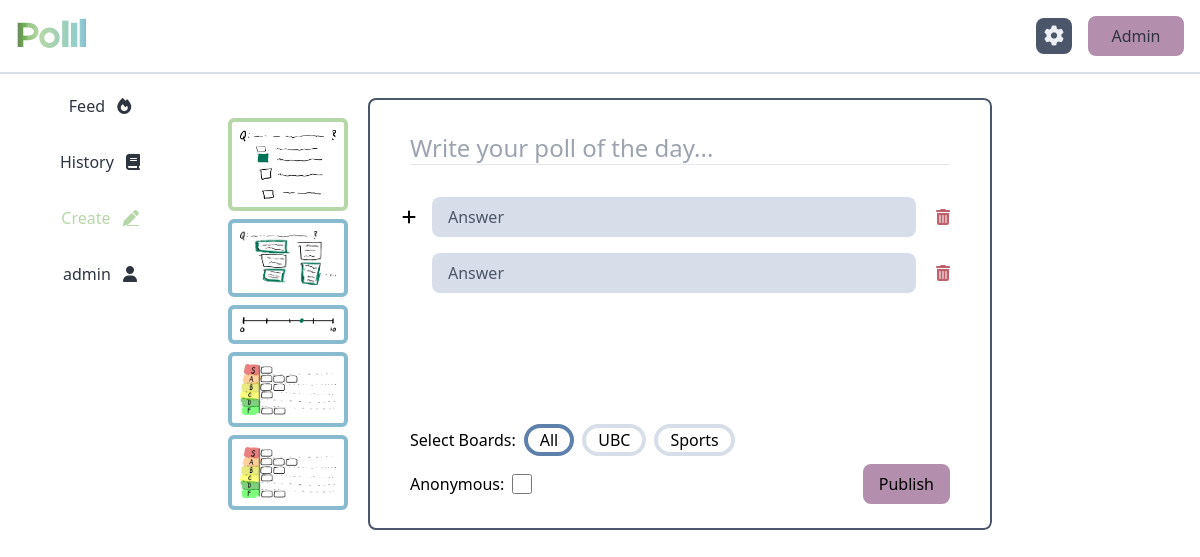
The app's page /create (signed in), older data.
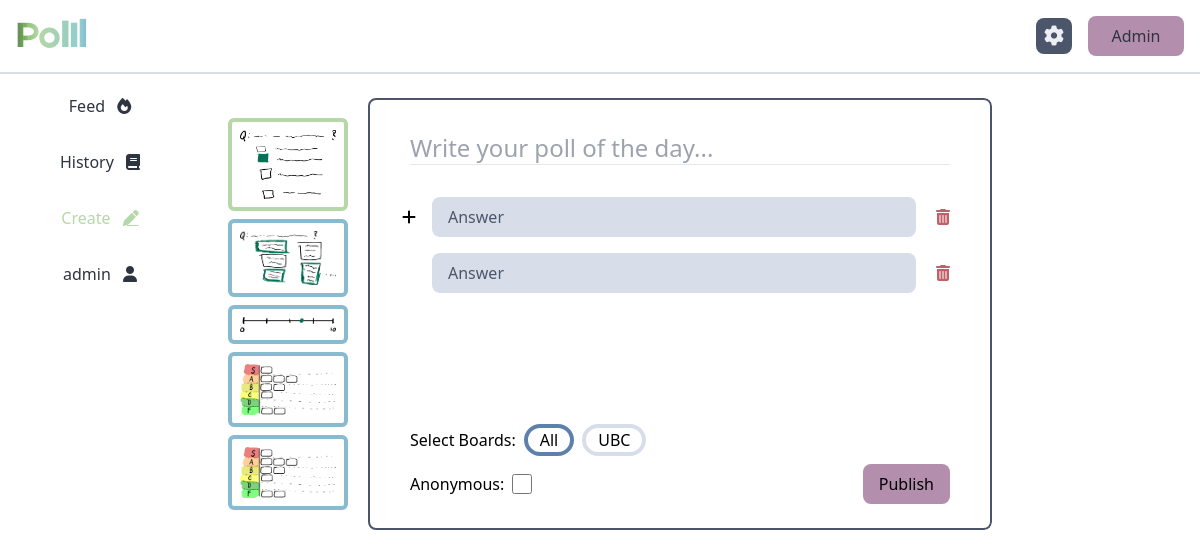
The same page, newer data.
### tables this page shows
CREATE TABLE user (
	id INTEGER PRIMARY KEY, 
	username TEXT NOT NULL, 
	email TEXT UNIQUE NOT NULL, 
	account_created DATETIME NOT NULL, 
	last_online DATETIME NOT NULL, 
  last_poll_created DATETIME,
  next_poll_allowed DATETIME
);

CREATE TABLE board (
  id INTEGER PRIMARY KEY,
  name TEXT NOT NULL
);

### polll/home.py (the view)
@home.route("/create")
@requires_auth
def create():
    db = get_db()
    cur = db.cursor()
    query = """
    SELECT *
    FROM user
    WHERE email=?
    """
    user = cur.execute(query, (session["user"]["email"],)).fetchone()
    cooldown = on_cooldown(user)
    query = "SELECT * FROM board"
    boards = [dict(b) for b in cur.execute(query).fetchall()]
    session["admin"] = False
    session["tab"] = "create"
    session["on_cooldown"] = cooldown
    return render_template("home/create.html", session=session, boards=boards)

### polll/auth.py (called while the page is built)
def requires_auth(f):
    @wraps(f)
    def decorated(*args, **kwargs):
        if not session["user"]:
            return redirect(url_for('home.index'))
        return f(*args, **kwargs)
    return decorated

### polll/db.py (called while the page is built)
def get_db():
    if "db" not in g:
        g.db = sqlite3.connect(
            current_app.config["DATABASE"],
            detect_types=sqlite3.PARSE_DECLTYPES
        )
        g.db.row_factory = sqlite3.Row
    return g.db

### polll/models.py (called while the page is built)
def on_cooldown(user_dict):
    next_poll_allowed = user_dict["next_poll_allowed"]
    if next_poll_allowed:
        next_poll_time = datetime.strptime(
            next_poll_allowed,
            '%Y-%m-%d %H:%M:%S'
        )
        return datetime.utcnow() < next_poll_time
    return False

### polll/templates/home/create.html
{% extends "home/home.html" %}
{% block home_content %}
  <div class="rounded-lg overflow-hidden" id="create-card">
    {% include "home/create-card.html" %}
  </div>
{% endblock %}

### polll/templates/home/home.html (shortened to what this page needs)
{% extends "base.html" %}
{% block body %}
<main id="main">
  <div class="w-screen h-screen flex flex-col dark:text-nord-4 dark:bg-gradient-to-t dark:from-grad-start dark:to-grad-end">
    {% include "navbar.html" %}
    <div class="flex overflow-hidden flex-row grow md:pt-4">
      <div class="hidden p-2 md:flex md:justify-center md:w-2/12 select-none">
          <div class="flex flex-col overflow-hidden h-full">
            {{ macs.buttons() }}
          </div>
      </div>
      <div id="home-content" class="w-full overflow-auto md:w-8/12 p-2 no-scrollbar">
        {% block home_content %}{% endblock %}
      </div>
      <div class="hidden md:flex md:flex-col md:items-center md:w-2/12 px-6">
      </div>
    </div>
  </div>
</main>
{% endblock %}

### polll/templates/base.html (shortened to what this page needs)
<!doctype html>
<head>
  <link href="{{ url_for('static', filename='output.css') }}" rel="stylesheet" />
  <link href="https://cdn.jsdelivr.net/npm/apexcharts@4.3.0/dist/apexcharts.min.css" rel="stylesheet">
  {% import 'macros.jinja' as macs %}
</head>
<html class="overflow-hidden overscroll-none">
  <body hx-boost="true" onload="add_notification_listener()">
    {% block body %}
    {% endblock %}
  </body>
</html>

### polll/templates/macros.jinja (shortened to what this page needs)
{% macro buttons(showIcons=true, feed="visible", history="visible", create="visible", myPolls="visible") %}
<a class="{{feed}} text-nord-0 dark:text-polll-blue h-10 flex justify-center items-center pt-2 pb-6 md:pb-12 font-light" href="{{ url_for('home.feed') }}">
    <span class="{% if session.tab == 'feed' %} text-polll-green {% endif %}">
        {% if showIcons %} Feed {% endif %}
        <i class="ml-2 text-xl md:text-base fa-solid fa-fire"></i>
    </span>
</a>
<a class="{{history}} text-nord-0 dark:text-polll-blue h-10 flex justify-center items-center pt-2 pb-6 md:pb-12 font-light" href="{{ url_for('home.history') }}">
    <span class="{% if session.tab == 'history' %} text-polll-green {% endif %}">
        {% if showIcons %} History {% endif %}
        <i class="ml-2 text-xl md:text-base fa-solid fa-book"></i>
    </span>
</a>
<a class="{{create}} text-nord-0 dark:text-polll-blue h-10 flex justify-center items-center pt-2 pb-6 md:pb-12 font-light" href="{{ url_for('home.create') }}">
    <span class="{% if session.tab == 'create' %} text-polll-green {% endif %}">
        {% if showIcons %} Create {% endif %}
        <i class="ml-2 text-xl md:text-base fa-solid fa-pen underline"></i>
    </span>
</a>
<a class="{{myPolls}} text-nord-0 dark:text-polll-blue h-10 flex justify-center items-center pt-2 pb-6 md:pb-12 font-light" href="{{ url_for('home.mypolls') }}">
    <span class="{% if session.tab == 'mypolls' %} text-polll-green {% endif %}">
        {% if showIcons %} {{session.user.username}} {% endif %}
        <i class="ml-2 text-xl md:text-base fa-solid fa-user"></i>
    </span>
</a>
{% endmacro %}

### polll/templates/navbar.html
<div class="w-100% flex space-x-4 items-center border-b-2 border-nord-4 dark:border-nord-3 dark:bg-neutral-900 p-4 select-none">
  <a href="/">
    <img
      id="logo-icon-home"
      class="h-9"
      src="{{ url_for('static', filename='assets/logo-name-dark.svg') }}"
    />
  </a>
  {% if not session.admin %}
    <button class="!ml-auto bg-nord-3 text-nord-6 dark:bg-nord-4 dark:text-nord-0 rounded-lg w-9 h-9 flex justify-center items-center" onclick="open_settings()">
      <i id="settings-icon" class="fas fa-gear text-xl cursor-pointer"></i>
    </button>
  {% endif %}
  {% if session.user.email == "admin@polll.org" %}
    {% if session.admin %}
      <a class="!ml-auto bg-nord-15 text-nord-0 rounded-lg w-24 h-10 flex justify-center items-center" href="{{ url_for('home.feed') }}">
        Home
      </a>
    {% else %}
      <a class="bg-nord-15 text-nord-0 rounded-lg w-24 h-10 flex justify-center items-center" href="{{ url_for('admin.users') }}">
        Admin
      </a>
    {% endif %}
  {% endif %}
</div>

### polll/templates/home/create-card.html (shortened to what this page needs)
{% if not session.on_cooldown %}
<div class="flex flex-row select-none">
  <div class="flex flex-col px-4 py-4">
    <label class="p-2 rounded-md dark:bg-nord-4 border-4 border-polll-blue m-1 has-[:checked]:border-polll-green" title="Choose One">
      <img class="w-24" src="../../static/assets/choose-one.png"/>
    </label>
    <label class="p-2 rounded-md dark:bg-nord-4 border-4 border-polll-blue m-1 has-[:checked]:border-polll-green" title="Choose Many">
      <img class="w-24" src="../../static/assets/choose-many.png"/>
    </label>
    <label class="p-2 rounded-md dark:bg-nord-4 border-4 border-polll-blue m-1 has-[:checked]:border-polll-green" title="Scale">
      <img class="w-24" src="../../static/assets/scale.png"/>
    </label>
    <label class="p-2 rounded-md dark:bg-nord-4 border-4 border-polll-blue m-1 has-[:checked]:border-polll-green" title="Ranking">
      <img class="w-24" src="../../static/assets/tier-list.png"/>
    </label>
    <label class="p-2 rounded-md dark:bg-nord-4 border-4 border-polll-blue m-1 has-[:checked]:border-polll-green" title="Tier List">
      <img class="w-24" src="../../static/assets/tier-list.png"/>
    </label>
  </div>
  <div class="flex flex-col grow border-2 border-nord-3 rounded-lg">
    <div class="px-10 pt-8  text-2xl">
      <input class="poll-create text-2xl bg-transparent dark:text-white w-11/12 focus:outline-none font-light"
        autocomplete="off"
        name="poll_question"
        placeholder="Write your poll of the day..."
      />
      <hr>
    </div>
    <div class="grow p-8">
      <div id="multiple-ans" class="flex flex-col justify-center">
        <div id="ans-types" class="unhidden">
          <div id="answer-editor" class="flex flex-row">
            <button id="answer-add"
              class="h-10 cursor-default"
              hx-get="{{ url_for('home.create_answer') }}"
              hx-swap="beforeend"
              hx-target="#answer-list"
            >
              <i class="fa fa-plus"></i>
            </button>
            <div id="answer-list" class="flex flex-col grow">
              {% include "home/create-answer.html" %}
              {% include "home/create-answer.html" %}
            </div>
          </div>
        </div>
      </div>
    </div>
    <div class="flex flex-row items-center mt-auto px-10 pb-2">
      <span class="mr-2">Select Boards:</span>
      {% for board in boards %}
        <label class="rounded-2xl px-3 mr-2 h-8 border-4 border-nord-4 hover:dark:bg-nord-0 has-[:checked]:border-nord-10 {% if board.name == 'All' %}border-nord-10{% endif %}">
          {{ board.name }}
        </label>
      {% endfor %}
    </div>
    <div class="flex flex-row items-center px-10 pb-6">
      <span class="mr-2 font-light">Anonymous:</span>
      <input class="poll-create w-5 h-5" name="poll_anonymous" type="checkbox">
      <button class="rounded-lg bg-nord-15 text-black py-2 px-4 ml-auto"
        hx-get="{{ url_for('home.create_poll') }}"
        hx-target="#create-card"
        hx-swap="innerHTML"
        hx-include=".poll-create"
        hx-confirm="Once you create a poll, you won't be able to change it. Continue?"
      >
        <p class="font-light">Publish</p>
      </button>
    </div>
  </div>
</div>
{% endif %}

### polll/templates/home/create-answer.html
<div class="flex flex-row space-x-3 grow pl-4 pb-4 cursor-default">
  <input class="poll-create grow h-10 font-light rounded-lg py-2 px-4 bg-nord-4 text-nord-0 dark:bg-nord-0 dark:text-nord-6 hover:border-2 hover:border-nord-0 hover:dark:border-nord-4 placeholder:text-nord-3 placeholder:dark:text-nord-4"
    placeholder="Answer"
    name="poll_answer"
    autocomplete="off"
  />
  <button
    id="remove-ans-btn"
    class="px-2 cursor-default"
    onclick="remove_poll_answer(this)"
  >
    <i class="fa fa-trash text-nord-11"></i>
  </button>
</div>

Row changes from the older to the newer data that the page shows:
removed board: name "Sports"
